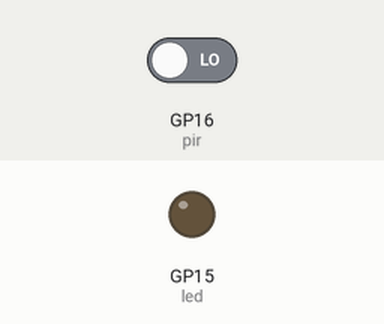
This program was run on a simulated Raspberry Pi Pico running MicroPython. Parts: output pins drawn as LEDs (lit = HIGH). The inputs (shaded band) are chosen by the test bench; at power-on: GP16 (pir) LOW. What the program prints to the serial console is not drawn.

Above: at 1.2 s.
1.3 s: GP16 (pir) driven HIGH
At 2.0 s:
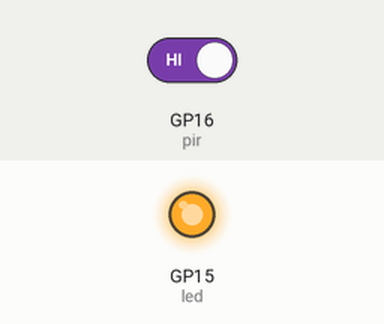
2.8 s: GP16 (pir) driven LOW
At 3.2 s:
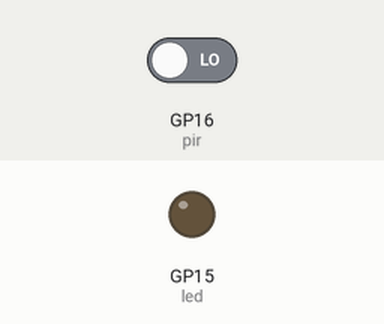
Timing chart, 0 to 5.8 s (numbered marks = the images above; inputs shaded):
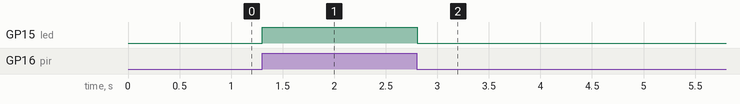

The program:

main.py
```python
"""
Sensor PIR - Detectando Movimiento como un Radar Humano
=======================================================

¿QUÉS ES UN SENSOR PIR?
PIR = "Passive InfraRed" (Infrarrojo Pasivo). "Pasivo" porque no emite
nada, solo detecta el calor que emiten los objetos.

Todos los cuerpos emite infrarrojo (IR) - es como "luz invisible" que
no podemos ver pero que nuestros ojos no detectan. El PIR tiene un sensor
especial que capta cambios en esa radiación infrarroja.

📚 CÓMO DETECTA MOVIMIENTO:
─────────────────────────────────────────────────────────────────────────
Imagina que el PIR tiene muchos "ojitos" pequeños que miran en diferentes
direcciones. Cuando una persona (u objeto caliente) pasa:

  1. Primero entra en el "ojito" de la izquierda → detecta más IR
  2. Luego entra en el del medio → detecta aún más
  3. Cuando sale, detecta menos IR

El sensor nota este CAMBIO de calor y dice: "¡Hay movimiento!"

Este sensor se usa en:
• Luces de pasillo que se encienden al pasar
• Sistemas de alarma antirrobos
• Cámaras de seguridad
• Autos que encienden las luces automáticamente

Hardware: Raspberry Pi Pico con MicroPython
Plataforma: Wokwi
Componentes:
  • LED (indicador visual)
  • Resistor 220Ω (protege el LED)
  • Sensor PIR HC-SR501 (detector de movimiento)

📌 CONEXIONES FÍSICAS:
─────────────────────────────────────────────────────────
  Para el LED (indicador):
    GPIO 15 ────► ÁNODO LED (patita larga)
    CÁTODO LED ──► Resistor 220Ω ──► GND

  Para el sensor PIR:
    GPIO 16 (Pico) ────► OUTPUT (cable amarillo del PIR)
    VBUS (5V Pico) ────► VCC (cable rojo del PIR)
    GND (Pico) ────────► GND (cable negro del PIR)

  El PIR tiene un potenciómetro para ajustar:
  • Sensibilidad (cuán lejos detecta)
  • Tiempo de retardo (cuánto tiempo da HIGH después de detectar)

Lenguaje: MicroPython
"""

# ═══════════════════════════════════════════════════════════════════════════
# EXPLICACIÓN DEL CÓDIGO
# ═══════════════════════════════════════════════════════════════════════════

from machine import Pin
import time

# ─────────────────────────────────────────────────────────────────────────
# CONFIGURACIÓN DE PINES
# ─────────────────────────────────────────────────────────────────────────

# LED indicador: nos dice visualmente cuándo hay movimiento
led = Pin(15, Pin.OUT)
led.value(0)  # Iniciar apagado

# Sensor PIR: pin de ENTRADA
# Cuando detecta movimiento, pone este pin en ALTO (3.3V)
# Cuando no hay movimiento, está en BAJO (0V)
pir = Pin(16, Pin.IN)

# Variables para contar y recordar
detecciones = 0  # Cuántas veces se detectó movimiento
ultimo_estado = 0  # Estado anterior del PIR (para detectar cambios)

# Mensaje de inicio
print("🚨 INICIANDO: Sensor de Movimiento PIR HC-SR501")
print("   GPIO 15 → LED indicador")
print("   GPIO 16 → Sensor PIR (detección)")
print("   ¡Mueve tu mano frente al sensor para probarlo!")
print("=" * 50)

# ═══════════════════════════════════════════════════════════════════════════
# BUCLE PRINCIPAL - Detectar movimiento
# ═══════════════════════════════════════════════════════════════════════════

while True:
    # Leer el estado actual del sensor PIR
    estado_actual = pir.value()

    # ─────────────────────────────────────────────────────────────────────
    # DETECCIÓN DE FLANCOS (cambios de estado)
    # ─────────────────────────────────────────────────────────────────────

    # FLANCO DE SUBIDA: Pasó de 0 a 1 → ¡Movimiento detectado!
    if estado_actual == 1 and ultimo_estado == 0:
        led.value(1)  # Encender LED como alarma visual
        detecciones += 1
        print(f"🔔 MOVIMIENTO DETECTADO! (#{detecciones})")
        print("   💡 LED ENCENDIDO")

    # FLANCO DE BAJADA: Pasó de 1 a 0 → El movimiento terminó
    elif estado_actual == 0 and ultimo_estado == 1:
        led.value(0)  # Apagar LED
        print("✅ Movimiento terminado")
        print("   💡 LED APAGADO")
        print("-" * 40)

    # Recordar el estado para la siguiente iteración
    ultimo_estado = estado_actual

    # Pequeña pausa para no saturar el procesador
    time.sleep(0.1)
```

Measured:
- after the input at 1.3 s, GP15 (led): LOW → HIGH at once
- after the input at 2.8 s, GP15 (led): HIGH → LOW at once
